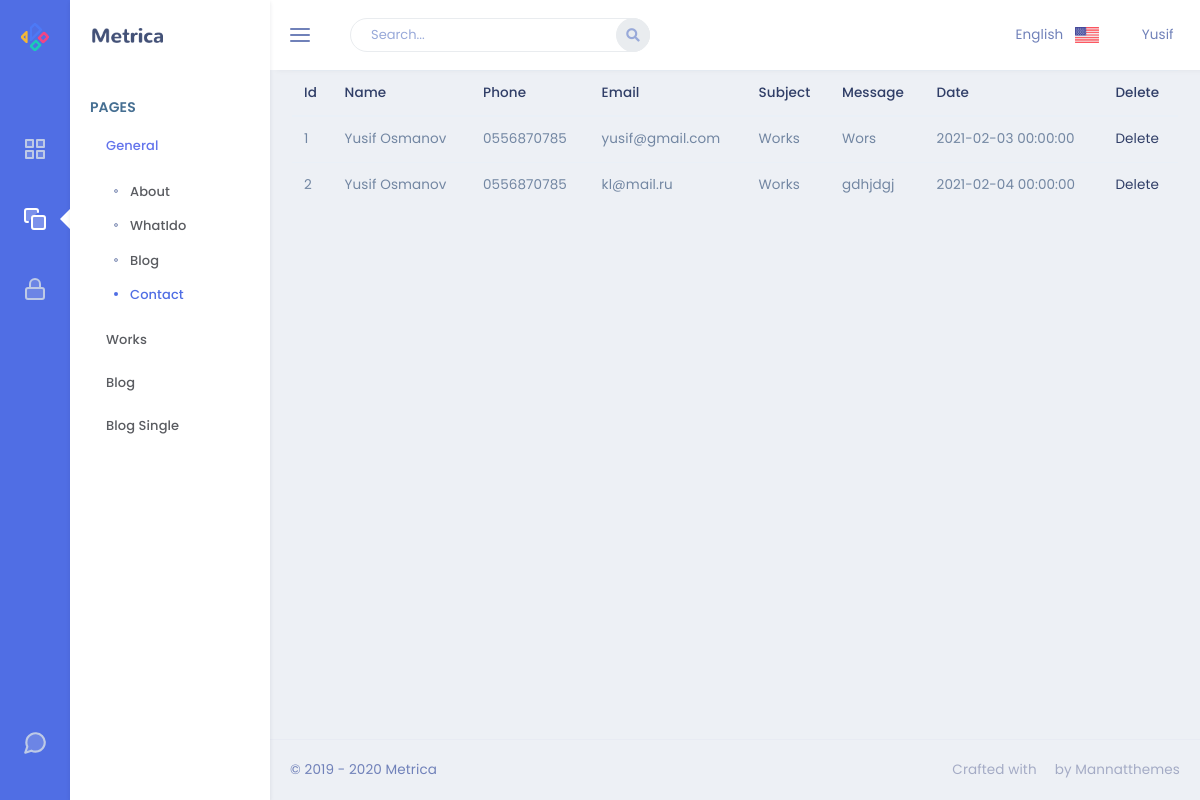
The app's page /admin/contact with its own data.
### app/models.py (models this page shows)
class Contact(db.Model):
    id = db.Column(db.Integer, primary_key=True)
    contact_name = db.Column(db.String(30), nullable=False)
    contact_phone = db.Column(db.String(50), nullable=False)
    contact_email = db.Column(db.String(50), nullable=False)
    contact_subject = db.Column(db.String(50), nullable=False)
    contact_message = db.Column(db.Text, nullable=False)
    contact_date = db.Column(db.DateTime)

### admin/routes.py (the view)
@admin.route('/contact')
def contact():
    contacts = Contact.query.all()
    return render_template('Contact/contact.html',contactList=contacts)

### admin/templates/Contact/contact.html
{% extends "layout.html" %}
{% block content %}
<table class="table">
    <thead>
    <tr>
        <th scope="col">Id</th>
        <th scope="col">Name</th>
        <th scope="col">Phone</th>
        <th scope="col">Email</th>
        <th scope="col">Subject</th>
        <th scope="col">Message</th>
        <th scope="col">Date</th>
        <th scope="col">Delete</th>
    </tr>
    </thead>
    <tbody>
    {% for contact in contactList %}
    <tr>
        <td>{{contact.id}}</td>
        <td>{{contact.contact_name}}</td>
        <td>{{contact.contact_phone}}</td>
        <td>{{contact.contact_email}}</td>
        <td>{{contact.contact_subject}}</td>
        <td>{{contact.contact_message}}</td>
        <td>{{contact.contact_date}}</td>
        <td><a href="/admin/contact/delete/{{contact.id}}">Delete</a></td>
    </tr>
    {% endfor %}
    </tbody>
</table>
{% endblock %}

### records on screen
Contact: id "1", contact_name "Yusif Osmanov", contact_phone "0556870785", contact_email "yusif@gmail.com", contact_subject "Works", contact_message "Wors", contact_date "2021-02-03 00:00:00"
Contact: id "2", contact_name "Yusif Osmanov", contact_phone "0556870785", contact_email "kl@mail.ru", contact_subject "Works", contact_message "gdhjdgj", contact_date "2021-02-04 00:00:00"
